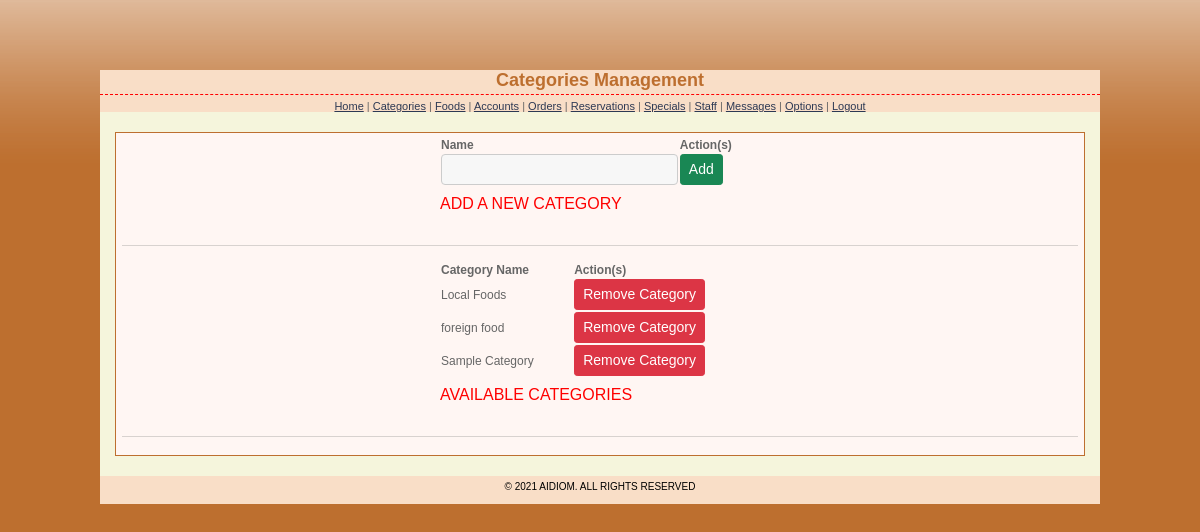
The page /admin/categories.php (signed in) on the database its author committed.
### tables this page shows
CREATE TABLE `categories` (
  `category_id` int(15) NOT NULL,
  `category_name` varchar(45) NOT NULL
);

### admin/categories.php (the view, shortened to what this page needs)
<?php
    $conn = mysqli_connect(DB_HOST, DB_USER, DB_PASSWORD,DB_DATABASE);
$result=mysqli_query($conn,"SELECT * FROM categories")
or die("There are no records to display ... \n" . mysqli_error());
?>
<!DOCTYPE html PUBLIC "-//W3C//DTD XHTML 1.0 Transitional//EN" "http://www.w3.org/TR/xhtml1/DTD/xhtml1-transitional.dtd">
<html xmlns="http://www.w3.org/1999/xhtml">
<head>
<?php $pageTitle='Categories';
    include 'page_title_scripts/admin_title_scripts.php'
    ?>
</head>
<body>
<div id="page">
<div id="header">
<h1>Categories Management</h1>
<a href="index.php">Home</a> | <a href="categories.php">Categories</a> | <a href="foods.php">Foods</a> | <a href="accounts.php">Accounts</a> | <a href="orders.php">Orders</a> | <a href="reservations.php">Reservations</a> | <a href="specials.php">Specials</a> | <a href="allocation.php">Staff</a> | <a href="messages.php">Messages</a> | <a href="options.php">Options</a> | <a href="logout.php">Logout</a>
</div>
<div id="container">
<table width="320" align="center">
<CAPTION><h3 class="fs-6">ADD A NEW CATEGORY</h3></CAPTION>
<form name="categoryForm" id="categoryForm" action="categories-exec.php" method="post" onsubmit="return categoriesValidate(this)">
<tr>
    <th>Name</th>
    <th>Action(s)</th>
</tr>
<tr>
    <td><input type="text" name="name" class="textfield form-control" required/></td>
    <td><input type="submit" class=" btn btn-sm btn-success" name="Submit" value="Add" /></td>
</tr>
</form>
</table>
<hr>
<table width="320" align="center">
<CAPTION><h3 class="fs-6">AVAILABLE CATEGORIES</h3></CAPTION>
<tr>
<th>Category Name</th>
<th>Action(s)</th>
</tr>
<?php
while ($row=mysqli_fetch_array($result)){
echo "<tr>";
echo "<td>" . $row['category_name']."</td>";
echo '<td><a href="delete-category.php?id=' . $row['category_id'] . '" class="btn btn-danger btn-sm">Remove Category</a></td>';
echo "</tr>";
}
?>
</table>
<hr>
</div>
<?php include 'footer.php'; ?>
</div>
</body>
</html>

### admin/stylesheets/admin_styles.css (style rules this page uses)
body { font: 11px Verdana, Arial, Helvetica, sans-serif; color: #666666; margin: 0px; padding: 20px 10px 0px; background:#bd6f2f url(../base-bg.gif) repeat-x top; }
.textfield { font-size: 11px; color: #333333; background: #F7F7F7; border: 1px solid #CCCCCC; padding-left: 1px; }
h1 { color: #bd6f2f; margin: 0px 0px 5px; padding: 0px 0px 3px; font: bold 18px Verdana, Arial, Helvetica, sans-serif; border-bottom: 1px dashed red; text-align:center; }
h3 { color:red; }
a { color: #2D3954; font-size: 11px; }
th { font-weight: bold; text-align: left; }
#page { width:1000px; margin:0 auto; margin-top:50px; padding-top:0px; background: beige; height:auto; }
#header { text-align:center; background:#f9dec7; }
#container { border:#bd6f2f solid 1px; padding:4px 6px 2px 6px; width:970px; margin:0 auto; background:#fff6f3; font-size:12px; text-align:justify; margin-top:20px; }

### rows shown on the page
categories: category_name "Local Foods"
categories: category_name "foreign food"
categories: category_name "Sample Category"
